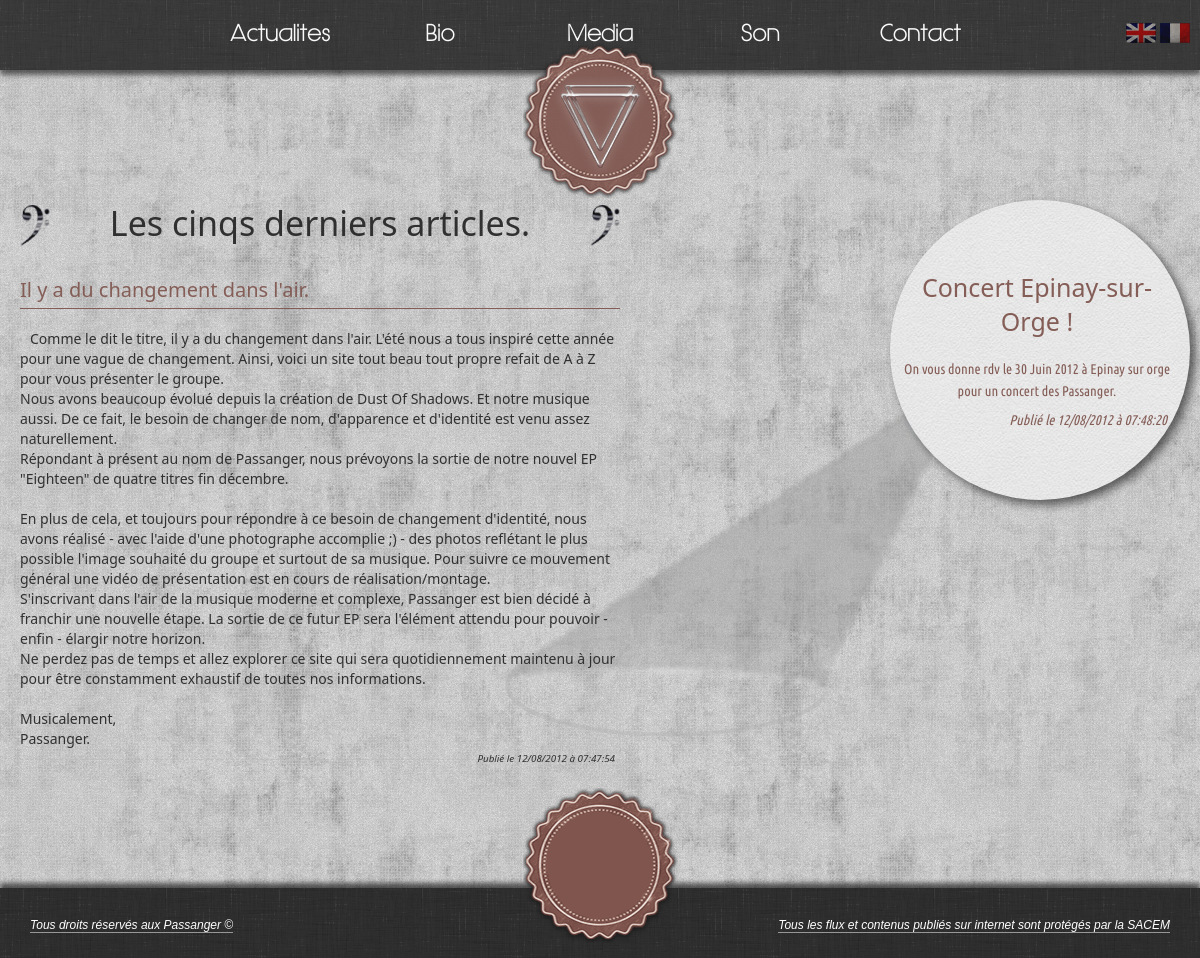
Before: / with the older database file.
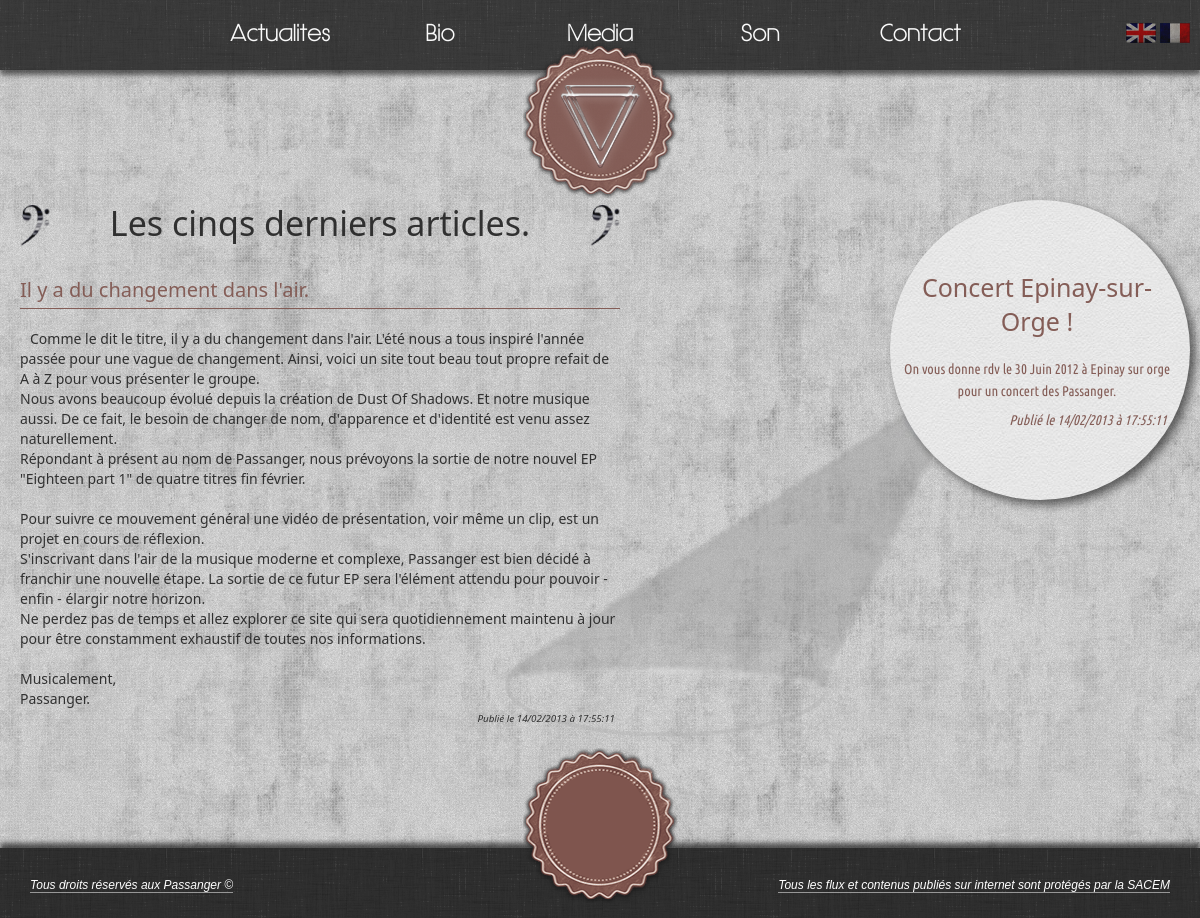
After: the same page with the newer database file.
### tables this page shows
CREATE TABLE IF NOT EXISTS `links` (
  `idLinks` smallint(5) unsigned NOT NULL AUTO_INCREMENT,
  `text` varchar(200) NOT NULL,
  `href` mediumtext NOT NULL,
  `lang` varchar(2) NOT NULL,
  PRIMARY KEY (`idLinks`)
);

CREATE TABLE IF NOT EXISTS `actus` (
  `idActus` smallint(5) unsigned NOT NULL AUTO_INCREMENT,
  `nom_table` varchar(255) NOT NULL,
  `title` varchar(250) NOT NULL,
  `body` longtext NOT NULL,
  `date` int(11) NOT NULL,
  `lang` varchar(2) NOT NULL,
  PRIMARY KEY (`idActus`)
);

CREATE TABLE IF NOT EXISTS `event` (
  `idEvent` smallint(5) NOT NULL AUTO_INCREMENT,
  `nom_table` varchar(255) NOT NULL,
  `title` varchar(255) NOT NULL,
  `body` text NOT NULL,
  `date` int(11) NOT NULL,
  `type` varchar(11) NOT NULL,
  `lang` varchar(2) NOT NULL,
  PRIMARY KEY (`idEvent`)
);

### class/Session.php (called while the page is built, shortened)
<?php
class Session{
    public function __construct($sessionName = 'anonyme',$cookieParams = array(), $timeout = 3600){
        $this->sessionName = (string) $sessionName;
        $this->cookieParams = array_merge(
			session_get_cookie_params(),
			$cookieParams
        );
    }
    public function write($key, $value){
        return $this;
    }
    public function read($key, $default = NULL){
        return (isset($_SESSION[$key]))? $_SESSION[$key] : $default;
    }
}

### bootstrap.php (called while the page is built, shortened)
<?php
require_once 'class/Session.php';
$session = new Session();

### class/Links.php (called while the page is built)
<?php
class Links{
    private $pdo = null;
    private $lang = null;
    public function __construct($pdo, $lang){
        $this->pdo = $pdo;
        $this->lang = $lang;
    }
    public function getAllLinks(){
        $request = "SELECT idLinks, text, href
			FROM links
			WHERE lang='".$this->lang."'";
		$links_array = array();
        try{
            $result = $this->pdo->query($request);
            while($ligne = $result->fetch(PDO::FETCH_ASSOC)){
                    $links_array[$ligne['idLinks']] = $ligne;
            }
            return $links_array;
        }catch(PDOException $e){
            print $e->getMessage();
        }
        return array();
    }
}

### class/Actus.php (called while the page is built, shortened)
<?php
class Actus{
    private $pdo = null;
    private $lang = null;
    public function __construct($pdo, $lang){
        $this->pdo = $pdo;
        $this->lang = $lang;
    }
	public function getLastFiveActus(){
        $request = "SELECT idActus, title, body , date
			FROM actus
			WHERE lang='".$this->lang."'
			LIMIT 5";
        $actus_array = array();
        try{
            $result = $this->pdo->query($request);
            while($ligne = $result->fetch(PDO::FETCH_ASSOC)){
                $actus_array[$ligne['idActus']] = $ligne;
            }
            return $actus_array;
        }catch(PDOException $e){
            print $e->getMessage();
        }
        return array();
	}
}

### class/Event.php (called while the page is built, shortened)
<?php
class Event{
    private $pdo = null;
    private $lang = null;
    public function __construct($pdo, $lang){
        $this->pdo = $pdo;
        $this->lang = $lang;
    }
	public function getLastFiveEvent(){
        $request = "SELECT idEvent, title, body , date, type
			FROM event
			WHERE lang='".$this->lang."'
			LIMIT 5";
        $event_array = array();
        try{
            $result = $this->pdo->query($request);
            while($ligne = $result->fetch(PDO::FETCH_ASSOC)){
                $event_array[$ligne['idEvent']] = $ligne;
            }
            return $event_array;
        }catch(PDOException $e){
            print $e->getMessage();
        }
        return array();
	}
}

### home.php (the view, shortened to what this page needs)
<?php
	require_once 'class/Actus.php';
	require_once 'class/Event.php';
	$actus = new Actus($pdo,$session->read('langue'));
	$actusInformation = $actus->getLastFiveActus();
	$event = new Event($pdo,$session->read('langue'));
	$eventInformation = $event->getLastFiveEvent();
?>
<div id="conteneur">
	<div id="article">
	    <h1><?php echo LAST_FIVE_ARTICLE; ?></h1>
	    <?php
		    foreach($actusInformation as $this_actu){
	    ?>
	    <article>
	    <div class="article_block">
		    <h2 class="titre"><?php echo $this_actu['title']; ?></h2>
		    <div class="content_article">
			    <p>
				    <?php echo nl2br($this_actu['body']); ?>
				    <?php echo "<p class='published'>".DATE_PUBLISHED." " , date("d/m/Y ".AT." H:i:s",$this_actu['date']) , "</p>"; ?>
			    </p>
		    </div>
	    </div>
	    </article>
	    <?php
		    }
	    ?>
	</div>
	<div id="event">
		<?php
			$compteur = 1;
			foreach($eventInformation as $this_event){
		?>
		<section id="event-<?php echo $compteur; ?>" <?php if($compteur == 1)echo "class='active_carousel'"; ?>>
		<div class="section_block">
			<h2 class="titre">
				<?php echo $this_event['title']; ?>
			</h2>
			<div class="content_event">
				<?php echo $this_event['body']; ?>
			</div>
			<div class="date_event">
				<?php echo "<p class='published'>".DATE_PUBLISHED." " , date("d/m/Y ".AT." H:i:s",$this_event['date']) , "</p>"; ?>
			</div>
		</div>
		</section>
		<?php
			    $compteur++;
			}
		?>
	    <img id="projo-right-to-left" src="public/media/image/lumiere.png" alt="lumiere droite" />
	</div>
</div>

### index.php (shortened to what this page needs)
<?php
	require_once 'bootstrap.php';
	require_once 'class/Header.php';
?>
<!DOCTYPE HTML>
<html>
    <head>
        <?php
            include("page/meta.phtml");
        ?>
    </head>
    <body <?php echo (isset($_SESSION['loader']) && $_SESSION['loader'] != 'off' ? 'onload="loader()"':"") ; ?> >
		<div id="global">
			<div id="corps">
				<?php
					include("page/header.phtml");
					include($page.".php");
				?>
			</div>
			<?php
				include("page/footer.phtml");
			?>
		</div>
    </body>
</html>

### page/meta.phtml (shortened to what this page needs)
<link rel="stylesheet" href="public/css/style.css" media="screen" type="text/css">
<link rel="stylesheet" href="public/css/animation.css" media="screen" type="text/css">
<link rel="stylesheet" type="text/css" href="public/css/common.css" />
<link rel="stylesheet" type="text/css" href="public/css/style_social.css" />
<link rel="stylesheet" type="text/css" href="public/css/style_slider.css" />
<link rel="stylesheet" type="text/css" href="public/css/elastislide.css" />
<link rel="stylesheet" type="text/css" href="public/css/responsiv.css" />

### page/header.phtml (shortened to what this page needs)
<?php
	require_once 'class/Links.php';
	$links = new Links($pdo,$session->read('langue'));
	$linksInformation = $links->getAllLinks();
    $tag_langue = isset($_SESSION['langue'])?$_SESSION['langue']:'fr';
	$actual_url = ($_SERVER['REQUEST_URI'] == '/'?'/'.$tag_langue.'-home':$_SERVER['REQUEST_URI']);
?>
<header>
<div id="header_block">
	<div id="language">
		<a href="set_language.php?lang=en" title="English Version">
			<img src="public/media/image/flag_en.png" />
		</a>
		<a href="set_language.php?lang=fr" title="Version Française">
			<img src="public/media/image/flag_fr.png" />
		</a>
	</div>
	<div id="header">
		<ul>
		<?php
			foreach($linksInformation as $this_link_information){
				$id_css_array = explode('.',$this_link_information['href']);
				$id_css = reset($id_css_array);
				$url_tab = '/'.$tag_langue.'-'.$this_link_information['href'];
				if($this_link_information['href'] != 'home'){
					echo '
		<li '.(($actual_url == $url_tab)?'class="selected menu"':'class="menu"').'id="'.$id_css.'">
			<a href="'.$tag_langue.'-'.$this_link_information['href'].'">'.
				$this_link_information['text'].'
			</a>
		</li>';
				}
			}
		?>
		</ul>
	</div>
	<div id="logo">
		<a href="<?php echo $tag_langue; ?>-home">
		</a>
	</div>
</div>
</header>

### page/footer.phtml
<footer>
<div id="footer_block">
	<div id="footer">
		<p class="foot_left">
			<?php echo COPYRIGHT;?>
		</p>
		<p class="foot_right">
			<?php echo SACEM; ?>
		</p>
	</div>
	<div id="copyright">
	</div>
</div>
</footer>

### public/css/responsiv.css (style rules this page uses)
@media screen and (max-width: 1210px) { #event { float: left; } }
@media screen and (max-width: 1210px) { #article { float: left; margin-left: 20px; } }

Changed rows visible on the page:
changed actus "Il y a du changement dans l'air.": body "…nous a tous inspiré cette année pour une vague de changement. Ainsi, voici un site tout beau tout propre refait de A à Z pour vous présenter le groupe. Nous avons beaucoup évolué depuis la création de Dust Of Shadows. Et notre musique aussi. De ce fait, le besoin de changer de nom, d'apparence et d'identité est venu assez naturellement. Répondant à présent au nom de Passanger, nous prévoyons la sortie de notre nouvel EP \"Eighteen\" de quatre titres fin décembre. En plus de cela, et toujours pour répondre à ce besoin de changement d'identité, nous avons réalisé - avec l'aide d'une photographe accomplie ;) - des photos reflétant le plus possible l'image souhaité du groupe et surtout de sa…" → "…nous a tous inspiré l'année passée pour une vague de changement. Ainsi, voici un site tout beau tout propre refait de A à Z pour vous présenter le groupe. Nous avons beaucoup évolué depuis la création de Dust Of Shadows. Et notre musique aussi. De ce fait, le besoin de changer de nom, d'apparence et d'identité est venu assez naturellement. Répondant à présent au nom de Passanger, nous prévoyons la sortie de notre nouvel EP \"Eighteen part 1\" de quatre titres fin février. Pour suivre ce mouvement général une vidéo de présentation, voir même un clip, est un projet en cours de réflexion. S'inscrivant dans l'air de…"; date "12/08/2012 à 07:47:54" → "14/02/2013 à 17:55:11"
changed event "Concert Epinay-sur-Orge !": date "12/08/2012 à 07:48:20" → "14/02/2013 à 17:55:11"
